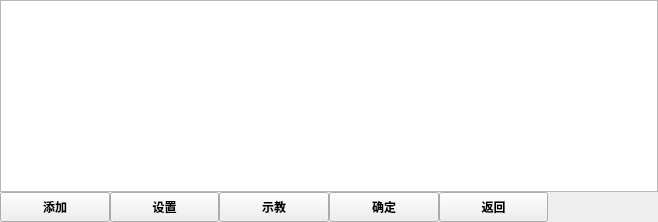
           <widget class="QWidget" name="page_program_correct">
            <layout class="QGridLayout" name="gridLayout_22">
             <property name="leftMargin">
              <number>0</number>
             </property>
             <property name="topMargin">
              <number>0</number>
             </property>
             <property name="rightMargin">
              <number>0</number>
             </property>
             <property name="bottomMargin">
              <number>0</number>
             </property>
             <item row="0" column="0">
              <layout class="QGridLayout" name="gridLayout_21" columnstretch="1,1,1,1,1,1">
               <property name="spacing">
                <number>0</number>
               </property>
               <item row="0" column="0" colspan="6">
                <widget class="QTreeView" name="treeView_program_correct"/>
               </item>
               <item row="1" column="0">
                <widget class="QPushButton" name="btn_program_edit_add">
                 <property name="minimumSize">
                  <size>
                   <width>0</width>
                   <height>30</height>
                  </size>
                 </property>
                 <property name="font">
                  <font>
                   <weight>75</weight>
                   <bold>true</bold>
                  </font>
                 </property>
                 <property name="text">
                  <string>添加</string>
                 </property>
                </widget>
               </item>
               <item row="1" column="1">
                <widget class="QPushButton" name="btn_program_edit_set">
                 <property name="minimumSize">
                  <size>
                   <width>0</width>
                   <height>30</height>
                  </size>
                 </property>
                 <property name="font">
                  <font>
                   <weight>75</weight>
                   <bold>true</bold>
                  </font>
                 </property>
                 <property name="text">
                  <string>设置</string>
                 </property>
                </widget>
               </item>
               <item row="1" column="2">
                <widget class="QPushButton" name="btn_program_edit_shijiao">
                 <property name="minimumSize">
                  <size>
                   <width>0</width>
                   <height>30</height>
                  </size>
                 </property>
                 <property name="font">
                  <font>
                   <weight>75</weight>
                   <bold>true</bold>
                  </font>
                 </property>
                 <property name="text">
                  <string>示教</string>
                 </property>
                </widget>
               </item>
               <item row="1" column="3">
                <widget class="QPushButton" name="btn_program_edit_confirm">
                 <property name="minimumSize">
                  <size>
                   <width>0</width>
                   <height>30</height>
                  </size>
                 </property>
                 <property name="font">
                  <font>
                   <weight>75</weight>
                   <bold>true</bold>
                  </font>
                 </property>
                 <property name="text">
                  <string>确定</string>
                 </property>
                </widget>
               </item>
               <item row="1" column="4">
                <widget class="QPushButton" name="btn_program_edit_back">
                 <property name="minimumSize">
                  <size>
                   <width>0</width>
                   <height>30</height>
                  </size>
                 </property>
                 <property name="font">
                  <font>
                   <weight>75</weight>
                   <bold>true</bold>
                  </font>
                 </property>
                 <property name="text">
                  <string>返回</string>
                 </property>
                </widget>
               </item>
               <item row="1" column="5">
                <spacer name="horizontalSpacer_15">
                 <property name="orientation">
                  <enum>Qt::Horizontal</enum>
                 </property>
                 <property name="sizeHint" stdset="0">
                  <size>
                   <width>258</width>
                   <height>20</height>
                  </size>
                 </property>
                </spacer>
               </item>
              </layout>
             </item>
            </layout>
           </widget>
